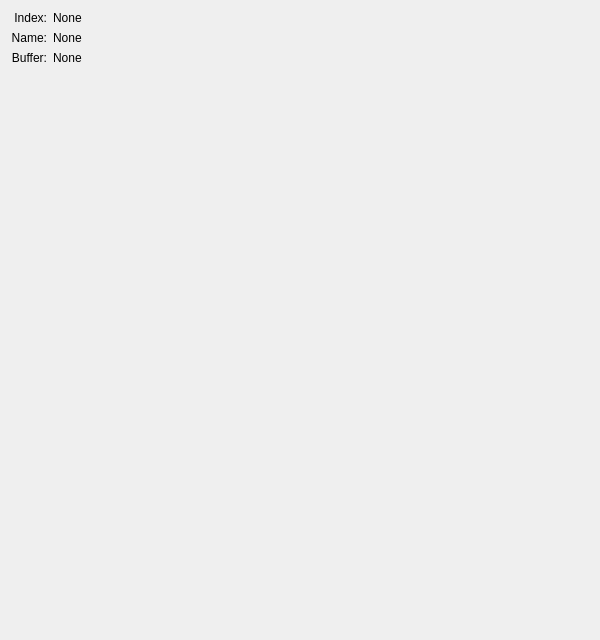
<?xml version="1.0" encoding="UTF-8"?>
<ui version="4.0">
 <class>PageBufferView</class>
 <widget class="QWidget" name="PageBufferView">
  <property name="geometry">
   <rect>
    <x>0</x>
    <y>0</y>
    <width>600</width>
    <height>640</height>
   </rect>
  </property>
  <property name="windowTitle">
   <string>Form</string>
  </property>
  <layout class="QGridLayout" name="gridLayout">
   <item row="0" column="0">
    <widget class="QLabel" name="indexLabel">
     <property name="text">
      <string>Index:</string>
     </property>
     <property name="alignment">
      <set>Qt::AlignRight|Qt::AlignTop|Qt::AlignTrailing</set>
     </property>
    </widget>
   </item>
   <item row="0" column="1">
    <widget class="QLabel" name="index">
     <property name="text">
      <string>None</string>
     </property>
    </widget>
   </item>
   <item row="1" column="0">
    <widget class="QLabel" name="nameLabel">
     <property name="text">
      <string>Name:</string>
     </property>
     <property name="alignment">
      <set>Qt::AlignRight|Qt::AlignTop|Qt::AlignTrailing</set>
     </property>
    </widget>
   </item>
   <item row="1" column="1">
    <widget class="QLabel" name="name">
     <property name="sizePolicy">
      <sizepolicy hsizetype="Expanding" vsizetype="Minimum">
       <horstretch>0</horstretch>
       <verstretch>0</verstretch>
      </sizepolicy>
     </property>
     <property name="text">
      <string>None</string>
     </property>
     <property name="wordWrap">
      <bool>true</bool>
     </property>
    </widget>
   </item>
   <item row="2" column="0">
    <widget class="QLabel" name="bufferLabel">
     <property name="text">
      <string>Buffer:</string>
     </property>
     <property name="alignment">
      <set>Qt::AlignRight|Qt::AlignTop|Qt::AlignTrailing</set>
     </property>
    </widget>
   </item>
   <item row="2" column="1">
    <widget class="QLabel" name="buffer">
     <property name="text">
      <string>None</string>
     </property>
    </widget>
   </item>
   <item row="3" column="0" colspan="2">
    <widget class="QHexEdit" name="data" native="true">
     <property name="sizePolicy">
      <sizepolicy hsizetype="Preferred" vsizetype="Preferred">
       <horstretch>0</horstretch>
       <verstretch>1</verstretch>
      </sizepolicy>
     </property>
    </widget>
   </item>
  </layout>
 </widget>
 <customwidgets>
  <customwidget>
   <class>QHexEdit</class>
   <extends>QWidget</extends>
   <header>qhexedit2/src/qhexedit.h</header>
   <container>1</container>
  </customwidget>
 </customwidgets>
 <resources/>
 <connections/>
</ui>
